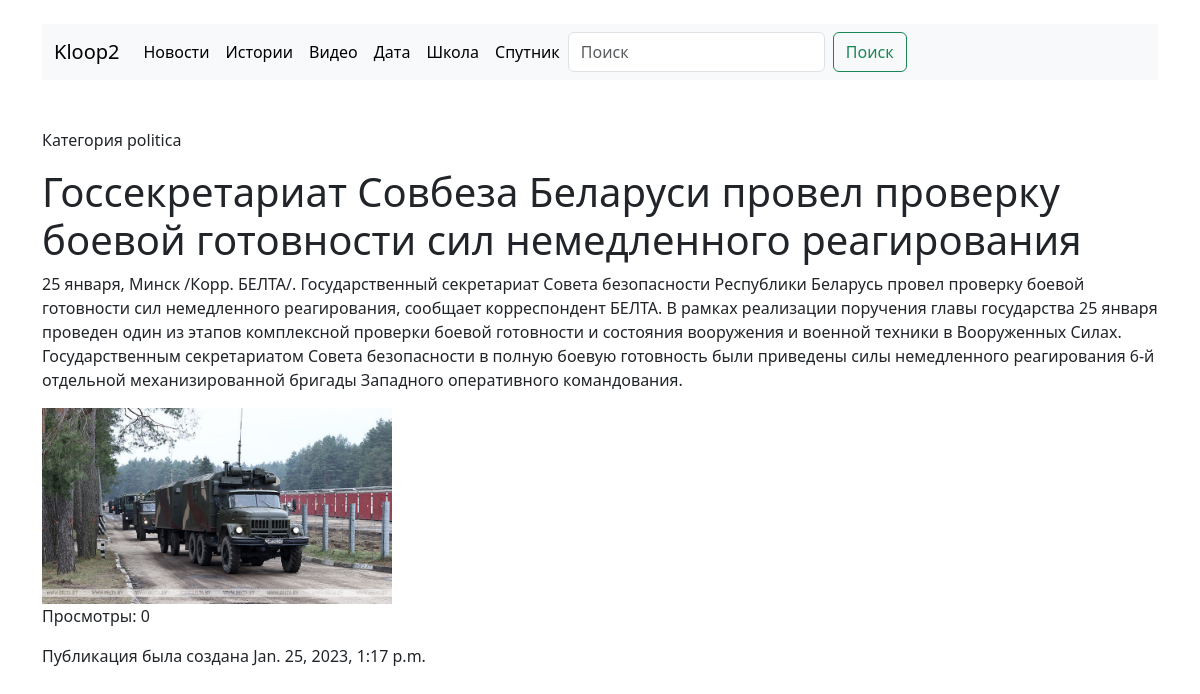
Screenshot of /new_detail/2/ with the database file from the repository.
### blog/models.py (models this page shows, shortened)
class News(models.Model):
    class Meta:
        verbose_name = 'Новость'
        verbose_name_plural = 'Новости'
        ordering = ['-created']
    title = models.CharField(max_length=222, verbose_name='Заголовок')
    content = models.TextField(blank=True, verbose_name='Контент')
    created = models.DateTimeField(auto_now_add=True, verbose_name='Дата публикации')
    updated = models.DateTimeField(auto_now=True, verbose_name='Дата обновления')
    image = models.ImageField(upload_to='images/news/%Y/%m/%d/', verbose_name='Фото', blank=True)
    is_published = models.BooleanField(default=True, verbose_name='Опубликовано')
    views = models.IntegerField(default=0, verbose_name='Просмотры')
    category_id = models.ForeignKey('Category', on_delete=models.CASCADE, verbose_name='Категория')
    def __str__(self):
        return self.title

class Category(models.Model):
    class Meta:
        verbose_name = 'Категория'
        verbose_name_plural = 'Категоии'
        ordering = ['title']
    title = models.CharField(max_length=222, db_index=True, verbose_name='Наименование категории')
    def __str__(self):
        return self.title

### blog/views.py (the view)
# urls.py: path('new_detail/<int:pk>/', new_detail, name='new_detail'),
def new_detail(request, pk):
    one_new = News.objects.get(pk=pk)
    print(one_new)
    return render(request, 'blog/new_detail.html', {'one_new' : one_new})

### blog/templates/blog/new_detail.html
{% extends 'blog/base.html' %}
{% block content %}
<div class="conteiner">
    <p>Категория {{ one_new.category_id }}</p>
    <h1>{{ one_new.title }}</h1>
    <p>{{ one_new.content }}</p>
    <img src="{{ one_new.image.url }}" alt="" width="350">
    <p>Просмотры: {{ one_new.views }}</p>
    <p>Публикация была создана {{ one_new.created }}</p>
</div>
{% endblock content %}

### rows the page displays
News: category_id "politica", title "Госсекретариат Совбеза Беларуси провел проверку боевой готовности сил немедленного реагирования", content "25 января, Минск /Корр. БЕЛТА/. Государственный секретариат Совета безопасности Республики Беларусь провел проверку боевой готовности сил немедленного реагирования, сообщает корреспондент БЕЛТА. В рамках реализации поручения главы государства 25 января проведен один из этапов комплексной проверки боевой готовности и состояния вооружения и военной техники в Вооруженных Силах. Государственным секретариатом Совета безопасности в полную боевую готовность были приведены силы немедленного реагирования 6-й отдельной механизированной бригады Западного оперативного командования.", image (picture), views "0", created "Jan. 25, 2023, 1:17 p.m."
